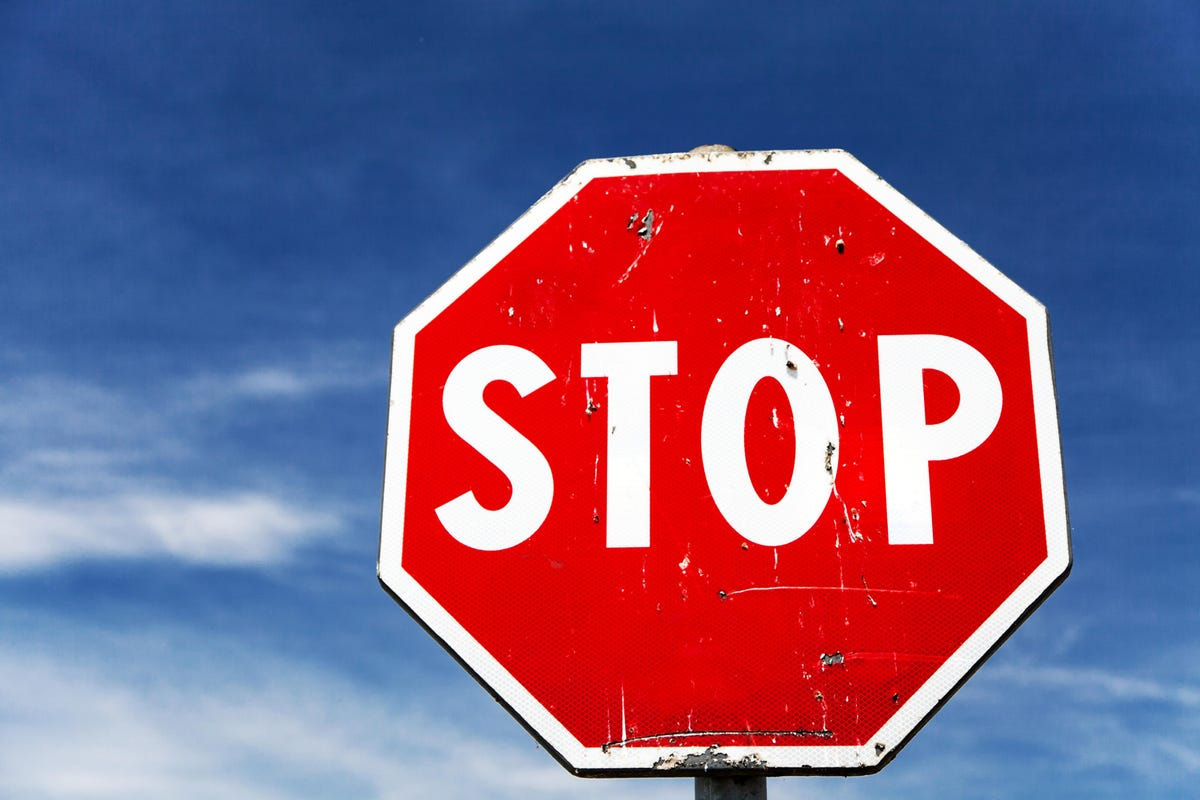
#> input picture stop.jpg, 1200 x 800 px, found by its file name
$ python quadrantSplit.py
#> lines starting #> are read from the running program, lines starting #| are printed output that depends on the picture
import cv2

# load image
img = cv2.imread('stop.jpg')
#> img is the input picture: shape (800, 1200, 3); mean B, G, R 129.2, 95.6, 127.3

##########################################
# At first vertical devide image         #
##########################################
# start vertical devide image
height = img.shape[0]
#> height = 800
width = img.shape[1]
#> width = 1200
# Cut the image in half
width_cutoff = width // 2
#> width_cutoff = 600
left1 = img[:, :width_cutoff]
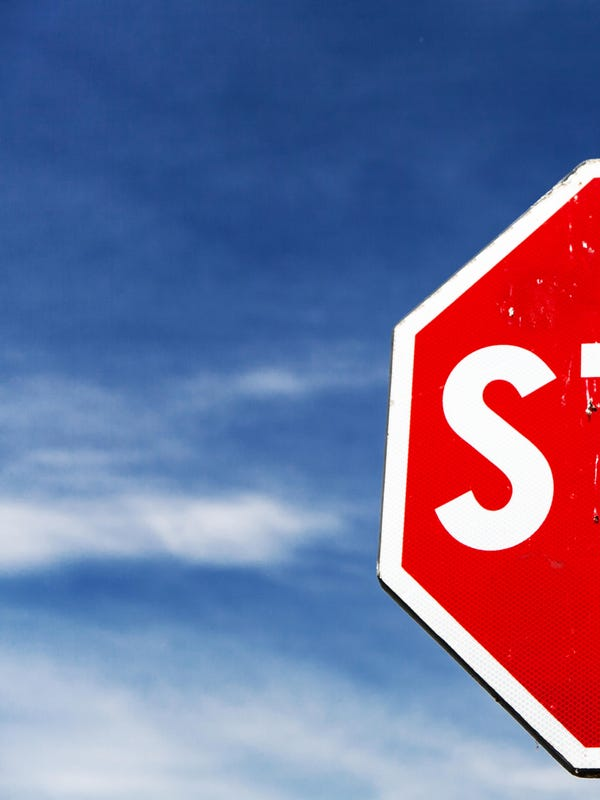
#> left1: shape (800, 600, 3); mean B, G, R 151, 111.3, 114.4
right1 = img[:, width_cutoff:]
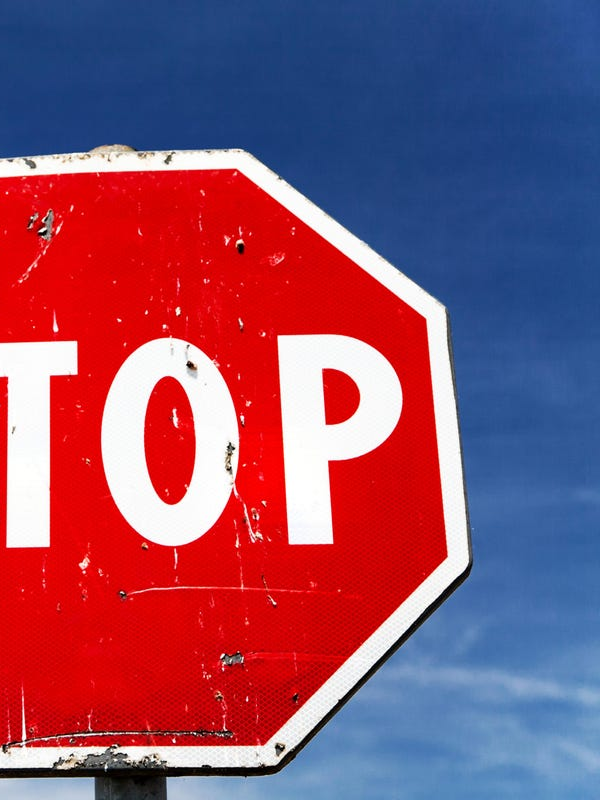
#> right1: shape (800, 600, 3); mean B, G, R 107.3, 80, 140.1
# finish vertical devide image

##########################################
# At first Horizontal devide left1 image #
##########################################
#rotate image LEFT1 to 90 CLOCKWISE
img = cv2.rotate(left1, cv2.ROTATE_90_CLOCKWISE)
#> img: shape (600, 800, 3)
# start vertical devide image
height = img.shape[0]
#> height = 600
width = img.shape[1]
#> width = 800
# Cut the image in half
width_cutoff = width // 2
#> width_cutoff = 400
l2 = img[:, :width_cutoff]
l1 = img[:, width_cutoff:]
# finish vertical devide image
#rotate image to 90 COUNTERCLOCKWISE
l2 = cv2.rotate(l2, cv2.ROTATE_90_COUNTERCLOCKWISE)
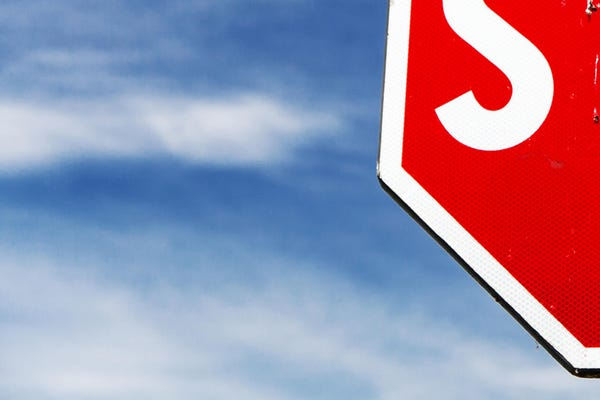
#> l2: shape (400, 600, 3); mean B, G, R 167.3, 140.1, 156.8
#save
cv2.imwrite("part_left_2.jpg", l2)
#rotate image to 90 COUNTERCLOCKWISE
l1 = cv2.rotate(l1, cv2.ROTATE_90_COUNTERCLOCKWISE)
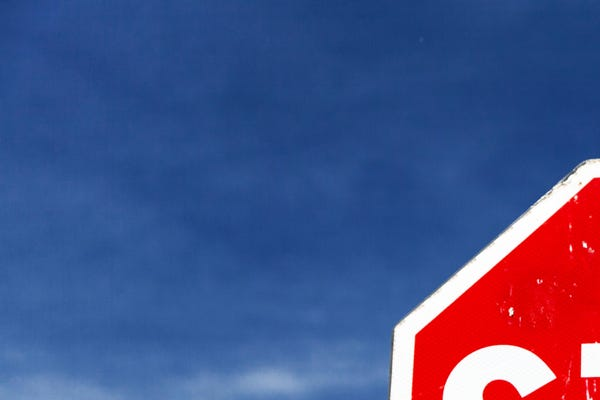
#> l1: shape (400, 600, 3); mean B, G, R 134.8, 82.5, 72
#save
cv2.imwrite("part_left_1.jpg", l1)

##########################################
# At first Horizontal devide right1 image#
##########################################
#rotate image RIGHT1 to 90 CLOCKWISE
img = cv2.rotate(right1, cv2.ROTATE_90_CLOCKWISE)
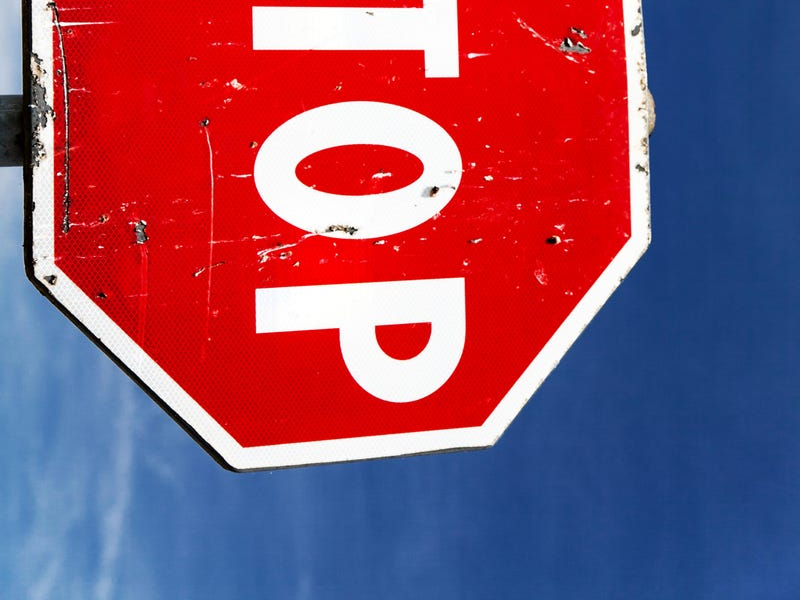
#> img: shape (600, 800, 3); mean B, G, R 107.3, 80, 140.1
# start vertical devide image
height = img.shape[0]
width = img.shape[1]
# Cut the image in half
width_cutoff = width // 2
r4 = img[:, :width_cutoff]
r3 = img[:, width_cutoff:]
# finish vertical devide image
#rotate image to 90 COUNTERCLOCKWISE
r4 = cv2.rotate(r4, cv2.ROTATE_90_COUNTERCLOCKWISE)
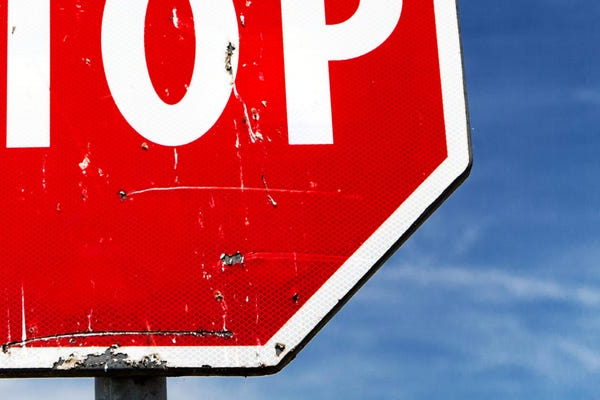
#> r4: shape (400, 600, 3); mean B, G, R 108.2, 90, 169.5
#save
cv2.imwrite("part_right_4.jpg", r4)
#rotate image to 90 COUNTERCLOCKWISE
r3 = cv2.rotate(r3, cv2.ROTATE_90_COUNTERCLOCKWISE)
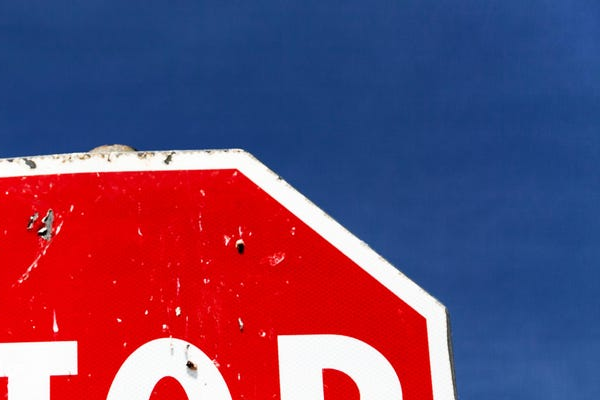
#> r3: shape (400, 600, 3); mean B, G, R 106.4, 69.9, 110.8
#save
cv2.imwrite("part_right_3.jpg", r3)
